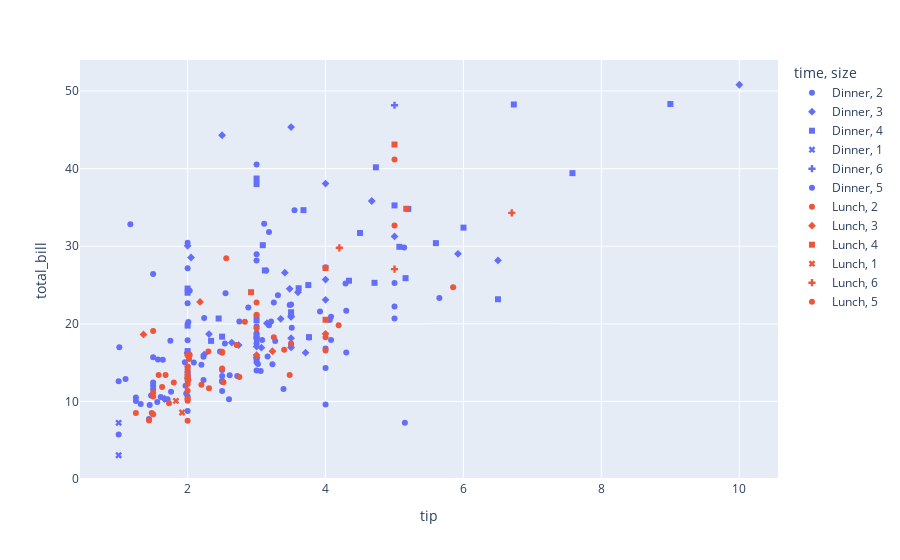

Here is the notebook cell this chart was saved with:
### Code cell
#symbol

px.scatter(data_frame=df,x='tip',y='total_bill',symbol='size',color='time')

### Figure 1 — Plotly figure (JSON) as saved in the notebook; plotly's stock layout.template omitted (floating-point values rounded to 4 significant figures)
{"data": [{"hovertemplate": "time=Dinner<br>size=2<br>tip=%{x}<br>total_bill=%{y}<extra></extra>", "legendgroup": "Dinner, 2", "marker": {"color": "#636efa", "symbol": "circle"}, "mode": "markers", "name": "Dinner, 2", "orientation": "v", "showlegend": true, "type": "scatter", "x": [1.01, 3.31, 2, 1.96, 3.23, 1.71, 1.57, 3.02, 3.92, 4.08, 2.75, 2.23, 3.18, 2, 2, 4.3, 3, 1.45, 3, 3.27, 2.54, 3.06, 1.32, 3, 5, 3, 2.5, 2.6, 1.56, 3.51, 1.5, 1.76, 3.21, 2, 1.98, 2.47, 2.01, 2.09, 1.97, 3.14, 5, 2.2, 1.25, 3.08, 3, 3.5, 1, 4.3, 3.25, 4, 1.5, 3, 1.5, 2.5, 3, 3.48, 4.08, 1.64, 4.06, 4.29, 3.76, 4, 3, 2.55, 3.5, 2.5, 2, 2.61, 2.5, 2, 3, 2.24, 1.61, 2, 3.16, 5.15, 3.18, 4, 3.11, 2, 2, 4, 3.55, 5.65, 3, 1.5, 2.03, 2.23, 2.5, 1.1, 1.5, 1.44, 2.72, 2.88, 3.39, 1.47, 3, 1.25, 1, 1.17, 2, 2, 1.75, 3], "xaxis": "x", "y": [16.99, 23.68, 8.77, 15.04, 14.78, 10.27, 15.42, 14.83, 21.58, 17.92, 20.29, 15.77, 19.82, 13.37, 12.69, 21.7, 19.65, 9.55, 15.06, 17.78, 17.46, 13.94, 9.68, 18.29, 22.23, 18.04, 12.54, 10.29, 9.94, 19.49, 26.41, 11.24, 20.29, 13.81, 11.02, 16.45, 20.23, 15.01, 12.02, 26.86, 25.28, 14.73, 10.51, 17.92, 28.97, 22.49, 5.75, 16.32, 22.75, 27.28, 12.03, 21.01, 12.46, 11.35, 15.38, 22.42, 20.92, 15.36, 20.49, 25.21, 18.24, 14.31, 14, 23.95, 17.31, 14.07, 13.13, 13.39, 12.66, 13.81, 17.51, 20.76, 10.59, 10.63, 15.81, 7.25, 31.85, 16.82, 32.9, 17.89, 14.48, 9.6, 34.63, 23.33, 40.55, 15.69, 24.27, 12.76, 13.27, 12.9, 11.59, 7.74, 13.28, 22.12, 11.61, 10.77, 15.53, 10.07, 12.6, 32.83, 27.18, 22.67, 17.82, 18.78], "yaxis": "y"}, {"hovertemplate": "time=Dinner<br>size=3<br>tip=%{x}<br>total_bill=%{y}<extra></extra>", "legendgroup": "Dinner, 3", "marker": {"color": "#636efa", "symbol": "diamond"}, "mode": "markers", "name": "Dinner, 3", "orientation": "v", "showlegend": true, "type": "scatter", "x": [1.66, 3.5, 1.67, 3.71, 3.5, 3.35, 3.6, 2, 3.07, 2.31, 5, 2.24, 2.05, 2.64, 3.15, 3, 2.5, 4, 4, 2.74, 2, 3.48, 10, 3.5, 3.5, 3.5, 4, 3.41, 2, 6.5, 3, 4.67, 5.92], "xaxis": "x", "y": [10.34, 21.01, 10.33, 16.29, 16.97, 20.65, 24.06, 16.31, 16.93, 18.69, 31.27, 16.04, 28.55, 17.59, 20.08, 17.07, 44.3, 38.07, 25.71, 17.26, 16.21, 24.52, 50.81, 45.35, 20.9, 18.15, 23.1, 26.59, 30.06, 28.17, 15.69, 35.83, 29.03], "yaxis": "y"}, {"hovertemplate": "time=Dinner<br>size=4<br>tip=%{x}<br>total_bill=%{y}<extra></extra>", "legendgroup": "Dinner, 4", "marker": {"color": "#636efa", "symbol": "square"}, "mode": "markers", "name": "Dinner, 4", "orientation": "v", "showlegend": true, "type": "scatter", "x": [3.61, 4.71, 3.12, 5, 3, 7.58, 2.34, 2.5, 2.45, 5.6, 6, 5.2, 4.34, 3, 6.73, 3.76, 4.73, 5.07, 2, 2, 3.75, 2, 3.5, 4.5, 3.68, 6.5, 3, 5.16, 9, 3.09, 3, 2], "xaxis": "x", "y": [24.59, 25.29, 26.88, 35.26, 18.43, 39.42, 17.81, 18.35, 20.69, 30.4, 32.4, 34.81, 25.56, 38.01, 48.27, 18.29, 40.17, 29.93, 24.55, 19.77, 25, 16.49, 21.5, 31.71, 34.65, 23.17, 38.73, 25.89, 48.33, 30.14, 20.45, 24.01], "yaxis": "y"}, {"hovertemplate": "time=Dinner<br>size=1<br>tip=%{x}<br>total_bill=%{y}<extra></extra>", "legendgroup": "Dinner, 1", "marker": {"color": "#636efa", "symbol": "x"}, "mode": "markers", "name": "Dinner, 1", "orientation": "v", "showlegend": true, "type": "scatter", "x": [1, 1], "xaxis": "x", "y": [3.07, 7.25], "yaxis": "y"}, {"hovertemplate": "time=Dinner<br>size=6<br>tip=%{x}<br>total_bill=%{y}<extra></extra>", "legendgroup": "Dinner, 6", "marker": {"color": "#636efa", "symbol": "cross"}, "mode": "markers", "name": "Dinner, 6", "orientation": "v", "showlegend": true, "type": "scatter", "x": [5], "xaxis": "x", "y": [48.17], "yaxis": "y"}, {"hovertemplate": "time=Dinner<br>size=5<br>tip=%{x}<br>total_bill=%{y}<extra></extra>", "legendgroup": "Dinner, 5", "marker": {"color": "#636efa", "symbol": "circle"}, "mode": "markers", "name": "Dinner, 5", "orientation": "v", "showlegend": true, "type": "scatter", "x": [5.14, 5, 2, 3], "xaxis": "x", "y": [29.85, 20.69, 30.46, 28.15], "yaxis": "y"}, {"hovertemplate": "time=Lunch<br>size=2<br>tip=%{x}<br>total_bill=%{y}<extra></extra>", "legendgroup": "Lunch, 2", "marker": {"color": "#EF553B", "symbol": "circle"}, "mode": "markers", "name": "Lunch, 2", "orientation": "v", "showlegend": true, "type": "scatter", "x": [3, 2.71, 3, 3.4, 5, 2.03, 2, 4, 5.85, 3, 1.5, 1.8, 2.31, 1.68, 2.5, 2, 2.52, 1.48, 2, 2, 1.5, 2.83, 1.5, 2, 3.25, 1.25, 2, 2, 2, 2.75, 3.5, 2.3, 1.5, 1.63, 1.73, 2, 4.19, 2.56, 2.02, 4, 1.44, 2, 2, 2, 2.01, 2, 2.5, 2.2, 3.48, 1.58, 2.5, 2], "xaxis": "x", "y": [22.76, 17.29, 19.44, 16.66, 32.68, 15.98, 13.03, 18.28, 24.71, 21.16, 10.65, 12.43, 11.69, 13.42, 14.26, 15.95, 12.48, 8.52, 14.52, 11.38, 19.08, 20.27, 11.17, 12.26, 18.26, 8.51, 10.33, 14.15, 16, 13.16, 17.47, 16.43, 8.35, 11.87, 9.78, 7.51, 19.81, 28.44, 15.48, 16.58, 7.56, 10.34, 13, 13.51, 12.74, 13, 16.4, 12.16, 13.42, 13.42, 16.27, 10.09], "yaxis": "y"}, {"hovertemplate": "time=Lunch<br>size=3<br>tip=%{x}<br>total_bill=%{y}<extra></extra>", "legendgroup": "Lunch, 3", "marker": {"color": "#EF553B", "symbol": "diamond"}, "mode": "markers", "name": "Lunch, 3", "orientation": "v", "showlegend": true, "type": "scatter", "x": [2.18, 1.36, 4, 3.23, 3], "xaxis": "x", "y": [22.82, 18.64, 18.71, 16.47, 15.98], "yaxis": "y"}, {"hovertemplate": "time=Lunch<br>size=4<br>tip=%{x}<br>total_bill=%{y}<extra></extra>", "legendgroup": "Lunch, 4", "marker": {"color": "#EF553B", "symbol": "square"}, "mode": "markers", "name": "Lunch, 4", "orientation": "v", "showlegend": true, "type": "scatter", "x": [4, 5.17, 2.92, 5, 4], "xaxis": "x", "y": [27.2, 34.83, 24.08, 43.11, 20.53], "yaxis": "y"}, {"hovertemplate": "time=Lunch<br>size=1<br>tip=%{x}<br>total_bill=%{y}<extra></extra>", "legendgroup": "Lunch, 1", "marker": {"color": "#EF553B", "symbol": "x"}, "mode": "markers", "name": "Lunch, 1", "orientation": "v", "showlegend": true, "type": "scatter", "x": [1.83, 1.92], "xaxis": "x", "y": [10.07, 8.58], "yaxis": "y"}, {"hovertemplate": "time=Lunch<br>size=6<br>tip=%{x}<br>total_bill=%{y}<extra></extra>", "legendgroup": "Lunch, 6", "marker": {"color": "#EF553B", "symbol": "cross"}, "mode": "markers", "name": "Lunch, 6", "orientation": "v", "showlegend": true, "type": "scatter", "x": [4.2, 6.7, 5], "xaxis": "x", "y": [29.8, 34.3, 27.05], "yaxis": "y"}, {"hovertemplate": "time=Lunch<br>size=5<br>tip=%{x}<br>total_bill=%{y}<extra></extra>", "legendgroup": "Lunch, 5", "marker": {"color": "#EF553B", "symbol": "circle"}, "mode": "markers", "name": "Lunch, 5", "orientation": "v", "showlegend": true, "type": "scatter", "x": [5], "xaxis": "x", "y": [41.19], "yaxis": "y"}], "layout": {"legend": {"title": {"text": "time, size"}, "tracegroupgap": 0}, "margin": {"t": 60}, "xaxis": {"anchor": "y", "domain": [0, 1], "title": {"text": "tip"}}, "yaxis": {"anchor": "x", "domain": [0, 1], "title": {"text": "total_bill"}}}}
